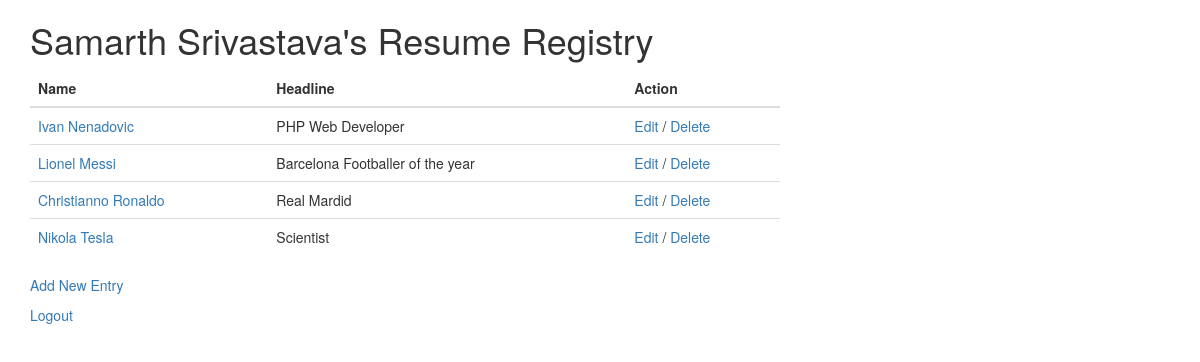
The page / (signed in) on the database its author committed.
### tables this page shows
CREATE TABLE `profile` (
  `profile_id` int(11) NOT NULL,
  `user_id` int(11) NOT NULL,
  `first_name` text,
  `last_name` text,
  `email` text,
  `headline` text,
  `summary` text
);

### index.php (the view, shortened to what this page needs)
<?php
$logged_in = false;
$profiles = [];
if (isset($_SESSION['name']) )
{
	$logged_in = true;
	try
	{
	    $pdo = pdoHelper();
	    $all_profiles = $pdo->query("SELECT * FROM profile");
		while ( $row = $all_profiles->fetch(PDO::FETCH_OBJ) )
		{
		    $profiles[] = $row;
		}
	}
	catch(PDOException $e)
	{
	    echo "Connection failed: " . $e->getMessage();
	    die();
	}
}
?>
<!DOCTYPE html>
<html>
	<head>
		<?php include 'helpers/head_helper.php'; ?>
	</head>
	<body>
		<div class="container">
			<h1>Samarth Srivastava's Resume Registry</h1>
			<?php if (!$logged_in) : ?>
				<p>
					<a href="login.php">Please log in</a>
				</p>
				<p>
					Attempt
					<a href="add.php">add data</a>
					without logging in.
				</p>
			<?php else : ?>
				<?php if (empty($profiles)) : ?>
					<p>No rows found</p>
				<?php else : ?>
					<div class="row">
						<div class="col-md-8">
							<table class="table">
								<thead>
									<tr>
										<th>Name</th>
										<th>Headline</th>
										<th>Action</th>
									</tr>
								</thead>
								<tbody>
									<?php foreach($profiles as $profile) : ?>
				                        <tr>
				                        	<td>
				                        		<a href="view.php?profile_id=<?php echo $profile->profile_id; ?>">
				                        			<?php echo $profile->first_name . ' ' . $profile->last_name; ?>
				                        		</a>
				                        	</td>
											<td><?php echo $profile->headline ?></td>
											<td>
												<a href="edit.php?profile_id=<?php echo $profile->profile_id; ?>">
													Edit
												</a> /
												<a href="delete.php?profile_id=<?php echo $profile->profile_id; ?>">
													Delete
												</a>
											</td>
				                        </tr>
				                    <?php endforeach; ?>
								</tbody>
							</table>
						</div>
					</div>
				<?php endif; ?>
				<p>
					<a href="add.php">Add New Entry</a>
				</p>
				<p>
					<a href="logout.php">Logout</a>
				</p>
			<?php endif; ?>
		</div>
	</body>
</html>

### rows shown on the page
profile: first_name "Ivan", last_name "Nenadovic", headline "PHP Web Developer"
profile: first_name "Lionel", last_name "Messi", headline "Barcelona Footballer of the year"
profile: first_name "Christianno", last_name "Ronaldo", headline "Real Mardid"
profile: first_name "Nikola", last_name "Tesla", headline "Scientist"
